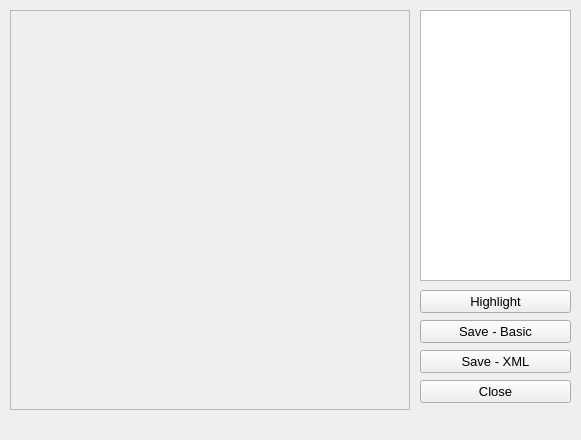
<?xml version="1.0" encoding="UTF-8"?>
<ui version="4.0">
 <class>gGameWindow</class>
 <widget class="QMainWindow" name="gGameWindow">
  <property name="geometry">
   <rect>
    <x>0</x>
    <y>0</y>
    <width>581</width>
    <height>440</height>
   </rect>
  </property>
  <property name="windowTitle">
   <string>Dama2013</string>
  </property>
  <widget class="QWidget" name="centralwidget">
   <widget class="QFrame" name="gameFrame">
    <property name="geometry">
     <rect>
      <x>0</x>
      <y>0</y>
      <width>581</width>
      <height>421</height>
     </rect>
    </property>
    <property name="frameShape">
     <enum>QFrame::NoFrame</enum>
    </property>
    <property name="frameShadow">
     <enum>QFrame::Raised</enum>
    </property>
    <widget class="QTextEdit" name="textEditGame">
     <property name="geometry">
      <rect>
       <x>420</x>
       <y>10</y>
       <width>151</width>
       <height>271</height>
      </rect>
     </property>
     <property name="readOnly">
      <bool>true</bool>
     </property>
    </widget>
    <widget class="QFrame" name="deskFrame">
     <property name="geometry">
      <rect>
       <x>10</x>
       <y>10</y>
       <width>400</width>
       <height>400</height>
      </rect>
     </property>
     <property name="frameShape">
      <enum>QFrame::StyledPanel</enum>
     </property>
     <property name="frameShadow">
      <enum>QFrame::Raised</enum>
     </property>
     <widget class="QWidget" name="gridLayoutWidget">
      <property name="geometry">
       <rect>
        <x>0</x>
        <y>0</y>
        <width>400</width>
        <height>400</height>
       </rect>
      </property>
      <layout class="QGridLayout" name="gridLayout">
       <property name="sizeConstraint">
        <enum>QLayout::SetDefaultConstraint</enum>
       </property>
       <property name="spacing">
        <number>0</number>
       </property>
      </layout>
     </widget>
    </widget>
    <widget class="QPushButton" name="btnHighLightGame">
     <property name="geometry">
      <rect>
       <x>420</x>
       <y>290</y>
       <width>151</width>
       <height>23</height>
      </rect>
     </property>
     <property name="font">
      <font>
       <pointsize>10</pointsize>
      </font>
     </property>
     <property name="text">
      <string>Highlight</string>
     </property>
    </widget>
    <widget class="QPushButton" name="btnSaveXMLGame">
     <property name="geometry">
      <rect>
       <x>420</x>
       <y>350</y>
       <width>151</width>
       <height>23</height>
      </rect>
     </property>
     <property name="font">
      <font>
       <pointsize>10</pointsize>
      </font>
     </property>
     <property name="text">
      <string>Save - XML</string>
     </property>
    </widget>
    <widget class="QPushButton" name="btnSaveBasicGame">
     <property name="geometry">
      <rect>
       <x>420</x>
       <y>320</y>
       <width>151</width>
       <height>23</height>
      </rect>
     </property>
     <property name="font">
      <font>
       <pointsize>10</pointsize>
      </font>
     </property>
     <property name="text">
      <string>Save - Basic</string>
     </property>
    </widget>
    <widget class="QPushButton" name="btnBackGame">
     <property name="geometry">
      <rect>
       <x>420</x>
       <y>380</y>
       <width>151</width>
       <height>23</height>
      </rect>
     </property>
     <property name="font">
      <font>
       <pointsize>10</pointsize>
      </font>
     </property>
     <property name="text">
      <string>Close</string>
     </property>
    </widget>
   </widget>
  </widget>
  <widget class="QStatusBar" name="statusbar">
   <property name="sizeGripEnabled">
    <bool>false</bool>
   </property>
  </widget>
 </widget>
 <resources/>
 <connections/>
</ui>
